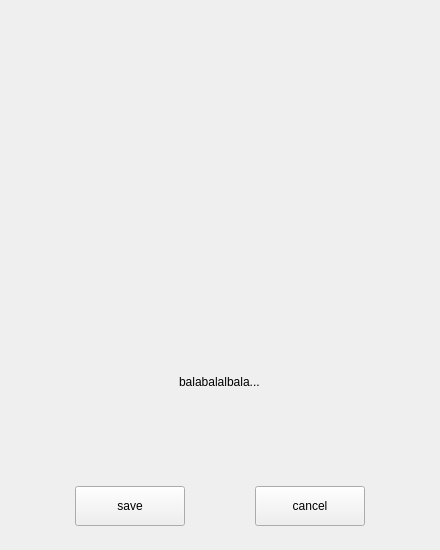
<?xml version="1.0" encoding="UTF-8"?>
<ui version="4.0">
 <class>FaceEnrollDialog</class>
 <widget class="QWidget" name="FaceEnrollDialog">
  <property name="geometry">
   <rect>
    <x>0</x>
    <y>0</y>
    <width>440</width>
    <height>550</height>
   </rect>
  </property>
  <property name="windowTitle">
   <string>FaceEnrollDialog</string>
  </property>
  <layout class="QVBoxLayout" name="verticalLayout">
   <property name="spacing">
    <number>0</number>
   </property>
   <property name="leftMargin">
    <number>4</number>
   </property>
   <property name="topMargin">
    <number>4</number>
   </property>
   <property name="rightMargin">
    <number>4</number>
   </property>
   <property name="bottomMargin">
    <number>4</number>
   </property>
   <item>
    <widget class="KiranColorBlock" name="widget" native="true">
     <layout class="QVBoxLayout" name="verticalLayout_2">
      <property name="spacing">
       <number>0</number>
      </property>
      <property name="leftMargin">
       <number>0</number>
      </property>
      <property name="topMargin">
       <number>0</number>
      </property>
      <property name="rightMargin">
       <number>0</number>
      </property>
      <property name="bottomMargin">
       <number>0</number>
      </property>
      <item>
       <spacer name="verticalSpacer_2">
        <property name="orientation">
         <enum>Qt::Vertical</enum>
        </property>
        <property name="sizeHint" stdset="0">
         <size>
          <width>20</width>
          <height>40</height>
         </size>
        </property>
       </spacer>
      </item>
      <item alignment="Qt::AlignHCenter">
       <widget class="EnrollProgressBar" name="enrollProgress" native="true">
        <property name="sizePolicy">
         <sizepolicy hsizetype="Fixed" vsizetype="Fixed">
          <horstretch>0</horstretch>
          <verstretch>0</verstretch>
         </sizepolicy>
        </property>
        <property name="minimumSize">
         <size>
          <width>274</width>
          <height>274</height>
         </size>
        </property>
        <property name="maximumSize">
         <size>
          <width>274</width>
          <height>274</height>
         </size>
        </property>
        <property name="accessibleName">
         <string>EnrollProgressBar</string>
        </property>
       </widget>
      </item>
      <item>
       <layout class="QHBoxLayout" name="horizontalLayout">
        <property name="topMargin">
         <number>20</number>
        </property>
        <property name="bottomMargin">
         <number>20</number>
        </property>
        <item alignment="Qt::AlignHCenter">
         <widget class="QLabel" name="label_msg">
          <property name="accessibleName">
           <string>LabelEnrollTips</string>
          </property>
          <property name="text">
           <string>balabalalbala...</string>
          </property>
         </widget>
        </item>
       </layout>
      </item>
      <item>
       <spacer name="verticalSpacer">
        <property name="orientation">
         <enum>Qt::Vertical</enum>
        </property>
        <property name="sizeHint" stdset="0">
         <size>
          <width>20</width>
          <height>40</height>
         </size>
        </property>
       </spacer>
      </item>
      <item>
       <layout class="QHBoxLayout" name="horizontalLayout_2">
        <property name="spacing">
         <number>0</number>
        </property>
        <property name="bottomMargin">
         <number>20</number>
        </property>
        <item>
         <spacer name="horizontalSpacer">
          <property name="orientation">
           <enum>Qt::Horizontal</enum>
          </property>
          <property name="sizeHint" stdset="0">
           <size>
            <width>40</width>
            <height>20</height>
           </size>
          </property>
         </spacer>
        </item>
        <item>
         <widget class="QPushButton" name="btn_save">
          <property name="sizePolicy">
           <sizepolicy hsizetype="Fixed" vsizetype="Fixed">
            <horstretch>0</horstretch>
            <verstretch>0</verstretch>
           </sizepolicy>
          </property>
          <property name="minimumSize">
           <size>
            <width>110</width>
            <height>40</height>
           </size>
          </property>
          <property name="maximumSize">
           <size>
            <width>110</width>
            <height>40</height>
           </size>
          </property>
          <property name="accessibleName">
           <string>ButtonSave</string>
          </property>
          <property name="text">
           <string>save</string>
          </property>
         </widget>
        </item>
        <item>
         <spacer name="horizontalSpacer_2">
          <property name="orientation">
           <enum>Qt::Horizontal</enum>
          </property>
          <property name="sizeHint" stdset="0">
           <size>
            <width>40</width>
            <height>20</height>
           </size>
          </property>
         </spacer>
        </item>
        <item>
         <widget class="QPushButton" name="btn_cancel">
          <property name="sizePolicy">
           <sizepolicy hsizetype="Fixed" vsizetype="Fixed">
            <horstretch>0</horstretch>
            <verstretch>0</verstretch>
           </sizepolicy>
          </property>
          <property name="minimumSize">
           <size>
            <width>110</width>
            <height>40</height>
           </size>
          </property>
          <property name="maximumSize">
           <size>
            <width>110</width>
            <height>40</height>
           </size>
          </property>
          <property name="accessibleName">
           <string>ButtonCancel</string>
          </property>
          <property name="text">
           <string>cancel</string>
          </property>
         </widget>
        </item>
        <item>
         <spacer name="horizontalSpacer_3">
          <property name="orientation">
           <enum>Qt::Horizontal</enum>
          </property>
          <property name="sizeHint" stdset="0">
           <size>
            <width>40</width>
            <height>20</height>
           </size>
          </property>
         </spacer>
        </item>
       </layout>
      </item>
     </layout>
    </widget>
   </item>
  </layout>
 </widget>
 <customwidgets>
  <customwidget>
   <class>EnrollProgressBar</class>
   <extends>QWidget</extends>
   <header location="global">enroll-progressbar.h</header>
   <container>1</container>
  </customwidget>
  <customwidget>
   <class>KiranColorBlock</class>
   <extends>QWidget</extends>
   <header>kiran-color-block.h</header>
   <container>1</container>
  </customwidget>
 </customwidgets>
 <resources/>
 <connections/>
</ui>
